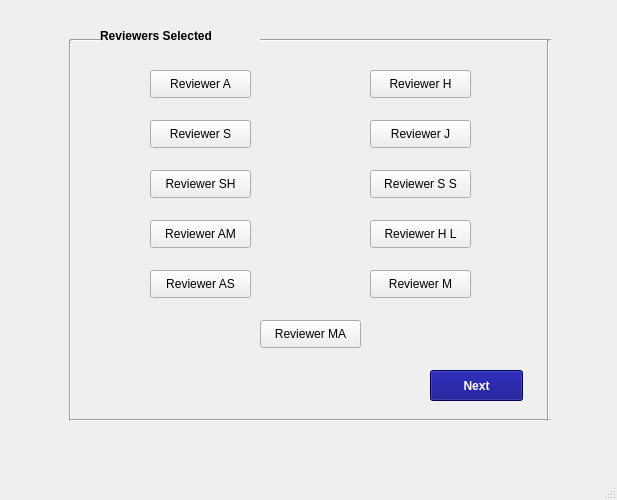
<?xml version="1.0" encoding="UTF-8"?>
<ui version="4.0">
 <class>SelectReviewers</class>
 <widget class="QMainWindow" name="SelectReviewers">
  <property name="geometry">
   <rect>
    <x>0</x>
    <y>0</y>
    <width>617</width>
    <height>500</height>
   </rect>
  </property>
  <property name="windowTitle">
   <string>MainWindow</string>
  </property>
  <widget class="QWidget" name="centralwidget">
   <widget class="QLabel" name="label">
    <property name="geometry">
     <rect>
      <x>100</x>
      <y>20</y>
      <width>151</width>
      <height>31</height>
     </rect>
    </property>
    <property name="font">
     <font>
      <pointsize>9</pointsize>
      <weight>75</weight>
      <bold>true</bold>
     </font>
    </property>
    <property name="text">
     <string>Reviewers Selected</string>
    </property>
   </widget>
   <widget class="Line" name="line">
    <property name="geometry">
     <rect>
      <x>260</x>
      <y>30</y>
      <width>291</width>
      <height>20</height>
     </rect>
    </property>
    <property name="orientation">
     <enum>Qt::Horizontal</enum>
    </property>
   </widget>
   <widget class="Line" name="line_2">
    <property name="geometry">
     <rect>
      <x>70</x>
      <y>30</y>
      <width>31</width>
      <height>20</height>
     </rect>
    </property>
    <property name="orientation">
     <enum>Qt::Horizontal</enum>
    </property>
   </widget>
   <widget class="Line" name="line_3">
    <property name="geometry">
     <rect>
      <x>60</x>
      <y>40</y>
      <width>21</width>
      <height>381</height>
     </rect>
    </property>
    <property name="orientation">
     <enum>Qt::Vertical</enum>
    </property>
   </widget>
   <widget class="Line" name="line_4">
    <property name="geometry">
     <rect>
      <x>70</x>
      <y>410</y>
      <width>481</width>
      <height>20</height>
     </rect>
    </property>
    <property name="orientation">
     <enum>Qt::Horizontal</enum>
    </property>
   </widget>
   <widget class="Line" name="line_5">
    <property name="geometry">
     <rect>
      <x>540</x>
      <y>40</y>
      <width>16</width>
      <height>381</height>
     </rect>
    </property>
    <property name="maximumSize">
     <size>
      <width>16</width>
      <height>16777215</height>
     </size>
    </property>
    <property name="orientation">
     <enum>Qt::Vertical</enum>
    </property>
   </widget>
   <widget class="QPushButton" name="pushButton">
    <property name="enabled">
     <bool>true</bool>
    </property>
    <property name="geometry">
     <rect>
      <x>150</x>
      <y>70</y>
      <width>101</width>
      <height>28</height>
     </rect>
    </property>
    <property name="font">
     <font>
      <pointsize>9</pointsize>
      <weight>50</weight>
      <bold>false</bold>
     </font>
    </property>
    <property name="text">
     <string>Reviewer A</string>
    </property>
   </widget>
   <widget class="QPushButton" name="pushButton_2">
    <property name="geometry">
     <rect>
      <x>150</x>
      <y>120</y>
      <width>101</width>
      <height>28</height>
     </rect>
    </property>
    <property name="font">
     <font>
      <pointsize>9</pointsize>
      <weight>50</weight>
      <bold>false</bold>
     </font>
    </property>
    <property name="text">
     <string>Reviewer S</string>
    </property>
   </widget>
   <widget class="QPushButton" name="pushButton_3">
    <property name="geometry">
     <rect>
      <x>150</x>
      <y>170</y>
      <width>101</width>
      <height>28</height>
     </rect>
    </property>
    <property name="font">
     <font>
      <pointsize>9</pointsize>
      <weight>50</weight>
      <bold>false</bold>
     </font>
    </property>
    <property name="text">
     <string>Reviewer SH</string>
    </property>
   </widget>
   <widget class="QPushButton" name="pushButton_4">
    <property name="geometry">
     <rect>
      <x>150</x>
      <y>220</y>
      <width>101</width>
      <height>28</height>
     </rect>
    </property>
    <property name="font">
     <font>
      <pointsize>9</pointsize>
      <weight>50</weight>
      <bold>false</bold>
     </font>
    </property>
    <property name="text">
     <string>Reviewer AM</string>
    </property>
   </widget>
   <widget class="QPushButton" name="pushButton_5">
    <property name="geometry">
     <rect>
      <x>150</x>
      <y>270</y>
      <width>101</width>
      <height>28</height>
     </rect>
    </property>
    <property name="font">
     <font>
      <pointsize>9</pointsize>
      <weight>50</weight>
      <bold>false</bold>
     </font>
    </property>
    <property name="text">
     <string>Reviewer AS</string>
    </property>
   </widget>
   <widget class="QPushButton" name="pushButton_6">
    <property name="geometry">
     <rect>
      <x>370</x>
      <y>170</y>
      <width>101</width>
      <height>28</height>
     </rect>
    </property>
    <property name="font">
     <font>
      <pointsize>9</pointsize>
      <weight>50</weight>
      <bold>false</bold>
     </font>
    </property>
    <property name="text">
     <string>Reviewer S S</string>
    </property>
   </widget>
   <widget class="QPushButton" name="pushButton_7">
    <property name="geometry">
     <rect>
      <x>370</x>
      <y>270</y>
      <width>101</width>
      <height>28</height>
     </rect>
    </property>
    <property name="font">
     <font>
      <pointsize>9</pointsize>
      <weight>50</weight>
      <bold>false</bold>
     </font>
    </property>
    <property name="text">
     <string>Reviewer M</string>
    </property>
   </widget>
   <widget class="QPushButton" name="pushButton_8">
    <property name="geometry">
     <rect>
      <x>370</x>
      <y>120</y>
      <width>101</width>
      <height>28</height>
     </rect>
    </property>
    <property name="font">
     <font>
      <pointsize>9</pointsize>
      <weight>50</weight>
      <bold>false</bold>
     </font>
    </property>
    <property name="text">
     <string>Reviewer J</string>
    </property>
   </widget>
   <widget class="QPushButton" name="pushButton_9">
    <property name="geometry">
     <rect>
      <x>370</x>
      <y>70</y>
      <width>101</width>
      <height>28</height>
     </rect>
    </property>
    <property name="font">
     <font>
      <pointsize>9</pointsize>
      <weight>50</weight>
      <bold>false</bold>
     </font>
    </property>
    <property name="text">
     <string>Reviewer H</string>
    </property>
   </widget>
   <widget class="QPushButton" name="pushButton_10">
    <property name="geometry">
     <rect>
      <x>370</x>
      <y>220</y>
      <width>101</width>
      <height>28</height>
     </rect>
    </property>
    <property name="font">
     <font>
      <pointsize>9</pointsize>
      <weight>50</weight>
      <bold>false</bold>
     </font>
    </property>
    <property name="text">
     <string>Reviewer H L</string>
    </property>
   </widget>
   <widget class="QPushButton" name="pushButton_11">
    <property name="geometry">
     <rect>
      <x>260</x>
      <y>320</y>
      <width>101</width>
      <height>28</height>
     </rect>
    </property>
    <property name="font">
     <font>
      <pointsize>9</pointsize>
      <weight>50</weight>
      <bold>false</bold>
     </font>
    </property>
    <property name="text">
     <string>Reviewer MA</string>
    </property>
   </widget>
   <widget class="QLabel" name="label_10">
    <property name="geometry">
     <rect>
      <x>330</x>
      <y>220</y>
      <width>31</width>
      <height>16</height>
     </rect>
    </property>
    <property name="styleSheet">
     <string notr="true">color: rgb(170, 0, 0);</string>
    </property>
    <property name="text">
     <string/>
    </property>
   </widget>
   <widget class="QLabel" name="label_12">
    <property name="geometry">
     <rect>
      <x>330</x>
      <y>170</y>
      <width>31</width>
      <height>16</height>
     </rect>
    </property>
    <property name="styleSheet">
     <string notr="true">color: rgb(170, 0, 0);</string>
    </property>
    <property name="text">
     <string/>
    </property>
   </widget>
   <widget class="QLabel" name="label_13">
    <property name="geometry">
     <rect>
      <x>330</x>
      <y>120</y>
      <width>31</width>
      <height>16</height>
     </rect>
    </property>
    <property name="styleSheet">
     <string notr="true">color: rgb(170, 0, 0);</string>
    </property>
    <property name="text">
     <string/>
    </property>
   </widget>
   <widget class="QLabel" name="label_14">
    <property name="geometry">
     <rect>
      <x>330</x>
      <y>70</y>
      <width>31</width>
      <height>16</height>
     </rect>
    </property>
    <property name="styleSheet">
     <string notr="true">color: rgb(170, 0, 0);</string>
    </property>
    <property name="text">
     <string/>
    </property>
   </widget>
   <widget class="QLabel" name="label_11">
    <property name="geometry">
     <rect>
      <x>330</x>
      <y>270</y>
      <width>31</width>
      <height>16</height>
     </rect>
    </property>
    <property name="styleSheet">
     <string notr="true">color: rgb(170, 0, 0);</string>
    </property>
    <property name="text">
     <string/>
    </property>
   </widget>
   <widget class="QLabel" name="label_15">
    <property name="geometry">
     <rect>
      <x>110</x>
      <y>70</y>
      <width>31</width>
      <height>16</height>
     </rect>
    </property>
    <property name="styleSheet">
     <string notr="true">color: rgb(170, 0, 0);</string>
    </property>
    <property name="text">
     <string/>
    </property>
   </widget>
   <widget class="QLabel" name="label_16">
    <property name="geometry">
     <rect>
      <x>110</x>
      <y>120</y>
      <width>31</width>
      <height>16</height>
     </rect>
    </property>
    <property name="styleSheet">
     <string notr="true">color: rgb(170, 0, 0);</string>
    </property>
    <property name="text">
     <string/>
    </property>
   </widget>
   <widget class="QLabel" name="label_17">
    <property name="geometry">
     <rect>
      <x>110</x>
      <y>170</y>
      <width>31</width>
      <height>16</height>
     </rect>
    </property>
    <property name="styleSheet">
     <string notr="true">color: rgb(170, 0, 0);</string>
    </property>
    <property name="text">
     <string/>
    </property>
   </widget>
   <widget class="QLabel" name="label_18">
    <property name="geometry">
     <rect>
      <x>110</x>
      <y>220</y>
      <width>31</width>
      <height>16</height>
     </rect>
    </property>
    <property name="styleSheet">
     <string notr="true">color: rgb(170, 0, 0);</string>
    </property>
    <property name="text">
     <string/>
    </property>
   </widget>
   <widget class="QLabel" name="label_19">
    <property name="geometry">
     <rect>
      <x>110</x>
      <y>270</y>
      <width>31</width>
      <height>16</height>
     </rect>
    </property>
    <property name="styleSheet">
     <string notr="true">color: rgb(170, 0, 0);</string>
    </property>
    <property name="text">
     <string/>
    </property>
   </widget>
   <widget class="QLabel" name="label_20">
    <property name="geometry">
     <rect>
      <x>230</x>
      <y>330</y>
      <width>31</width>
      <height>16</height>
     </rect>
    </property>
    <property name="styleSheet">
     <string notr="true">color: rgb(170, 0, 0);</string>
    </property>
    <property name="text">
     <string/>
    </property>
   </widget>
   <widget class="QPushButton" name="pushButton_12">
    <property name="geometry">
     <rect>
      <x>430</x>
      <y>370</y>
      <width>93</width>
      <height>31</height>
     </rect>
    </property>
    <property name="font">
     <font>
      <pointsize>9</pointsize>
      <weight>75</weight>
      <bold>true</bold>
     </font>
    </property>
    <property name="styleSheet">
     <string notr="true">color: rgb(255, 255, 255);
background-color: rgb(0, 0, 127);</string>
    </property>
    <property name="text">
     <string>Next</string>
    </property>
   </widget>
  </widget>
  <widget class="QMenuBar" name="menubar">
   <property name="geometry">
    <rect>
     <x>0</x>
     <y>0</y>
     <width>617</width>
     <height>26</height>
    </rect>
   </property>
  </widget>
  <widget class="QStatusBar" name="statusbar"/>
 </widget>
 <resources/>
 <connections/>
</ui>
